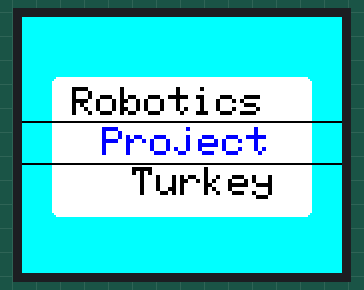
Simulated run of this sketch. Board: Arduino Uno, built with avr-gcc and run on an emulated ATmega328P. Parts: 160×128 colour display. What the sketch prints to the serial monitor is not drawn.

Above: at 0.2 s.

The sketch:

11.ino
```cpp
int sclk = 13;
int mosi = 11;
int cs = 10;
int dc = 9;
int rst = 8;
#include <SPI.h>
#include <Adafruit_GFX.h> // grafik kütüphanesi
#include <Adafruit_ST7735.h> // donanım kütüphanesi
Adafruit_ST7735 tft = Adafruit_ST7735 (cs, dc, rst);
void setup() {
  Serial.begin (9600);
  tft.initR();
  Serial.println ("TFT bağlandı");
  tft.setRotation(3); //Ekranın yönünü yatay yapalım
  tft.fillScreen (0x07FF);  //Ekranın rengi kırmızı olsun
  tft.fillRoundRect(15, 30, 130, 70, 3, 0xFFFF); //Kırmızı ekranın ortasına siyah dikdörtgen çizelim
  tft.setTextColor(0x0000); ////Yazının rengi beyaz olsun
  tft.setTextSize(2);  // Yazı boyutu 2 olsun
  tft.setCursor (25, 35);  // Yazının başlangıç pikselinin koordinatları
  tft.print ("Robotics");  // Ekrana yazdırılacak metin
  tft.setTextColor(0x001F);  //Yazının rengi sarı olsun
  tft.drawLine(0, 52, 180, 52, 0x0000);//Yazı arasına beyaz çizgi çizelim
  tft.setCursor (40, 55);  // Yazının başlangıç pikselinin koordinatları
  tft.print ("Project");  // Ekrana yazdırılacak metin
  tft.drawLine(0, 73, 180, 73, 0x0000);//Yazı arasına beyaz çizgi çizelim
  tft.setTextColor(0x0000);  //Yazının rengi beyaz olsun
  tft.setCursor (55, 75);  // Yazının başlangıç pikselinin koordinatları
  tft.print ("Turkey");  // Ekrana yazdırılacak metin
}
void loop() {
}
```
